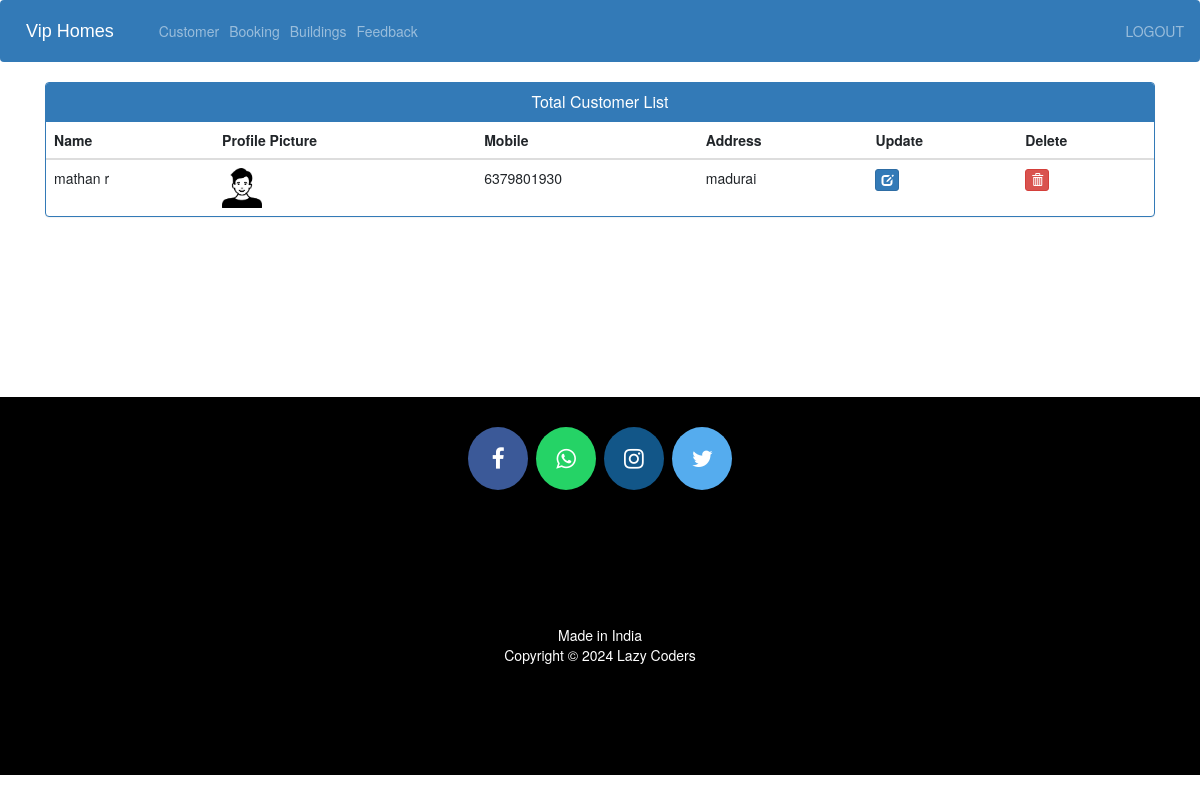
The app's page /view-customer (signed in) with its own data.
### ecom/models.py (models this page shows, shortened)
class Customer(models.Model):
    user=models.OneToOneField(User,on_delete=models.CASCADE)
    profile_pic= models.ImageField(upload_to='profile_pic/CustomerProfilePic/',null=True,blank=True)
    address = models.CharField(max_length=40)
    mobile = models.CharField(max_length=20,null=False)
    @property
    def get_name(self):
        return self.user.first_name+" "+self.user.last_name

### ecom/views.py (the view)
# urls.py: path('view-customer', views.view_customer_view,name='view-customer'),
@login_required(login_url='adminlogin')
def view_customer_view(request):
    customers=models.Customer.objects.all()
    return render(request,'ecom/view_customer.html',{'customers':customers})

### templates/ecom/view_customer.html (shortened to what this page needs)
{% extends 'ecom/admin_base.html' %}
{% load static %}
{% block content %}
<head>
  <link href="//netdna.bootstrapcdn.com/bootstrap/3.0.0/css/bootstrap.min.css" rel="stylesheet" id="bootstrap-css">
</head>
<div class="container">
  <div class="panel panel-primary">
    <div class="panel-heading">
      <h6 class="panel-title">Total Customer List</h6>
    </div>
    <table class="table table-hover" id="dev-table">
      <thead>
        <tr>
          <th>Name</th>
          <th>Profile Picture</th>
          <th>Mobile</th>
          <th>Address</th>
          <th>Update</th>
          <th>Delete</th>
        </tr>
      </thead>
      {% for c in customers %}
      <tr>
        <td> {{c.get_name}}</td>
        <td> <img src="{% static c.profile_pic.url %}" alt="Profile Pic" height="40px" width="40px" /></td>
        <td>{{c.mobile}}</td>
        <td>{{c.address}}</td>
        <td><a class="btn btn-primary btn-xs" href="{% url 'update-customer' c.id  %}"><span class="glyphicon glyphicon-edit"></span></a></td>
        <td><a class="btn btn-danger btn-xs" href="{% url 'delete-customer' c.id  %}"><span class="glyphicon glyphicon-trash"></span></a></td>
      </tr>
      {% endfor %}
    </table>
  </div>
</div>
{% endblock content %}

### templates/ecom/view_customer.html (style rules this page uses)
a:link { text-decoration: none; }
h6 { text-align: center; }

### records on screen
Customer: get_name "mathan r", profile_pic (picture), mobile "6379801930", address "madurai"
